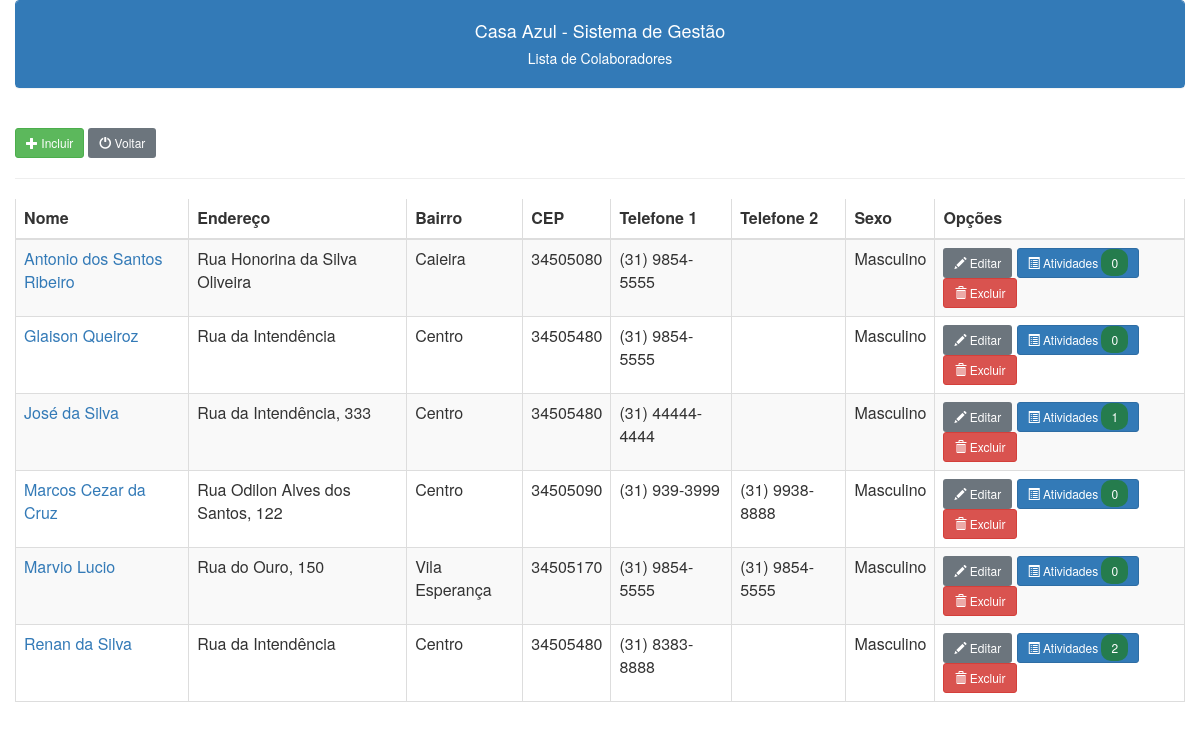
The app's page /instrutores/instrutores_lista.php with its own data.
### tables this page shows
CREATE TABLE IF NOT EXISTS `instrutores` (
  `id` int NOT NULL AUTO_INCREMENT,
  `nome` varchar(150) NOT NULL,
  `cep` char(12) NOT NULL,
  `endereco` varchar(150) DEFAULT NULL,
  `bairro` varchar(100) DEFAULT NULL,
  `escolaridade` varchar(40) DEFAULT NULL,
  `fone1` varchar(20) DEFAULT NULL,
  `fone2` varchar(20) DEFAULT NULL,
  `fone3` varchar(20) DEFAULT NULL,
  `email` varchar(150) DEFAULT NULL,
  `id_curso` int NOT NULL DEFAULT '0',
  `datanasc` date DEFAULT NULL,
  `uf` char(2) NOT NULL,
  `cpf` char(11) NOT NULL,
  `identidade` varchar(20) NOT NULL,
  `cnpj` varchar(18) NOT NULL,
  `cidade` varchar(100) NOT NULL,
  `observacao` blob,
  `banco` char(50) DEFAULT NULL,
  `agencia` char(6) DEFAULT NULL,
  `conta` char(15) DEFAULT NULL,
  `titular` varchar(90) DEFAULT NULL,
  `sexo` char(1) NOT NULL,
  `tipo_conta` varchar(50) NOT NULL DEFAULT '',
  `chave_pix` varchar(100) DEFAULT NULL,
  `id_parceria` int DEFAULT NULL,
  `tipo_vinculacao` varchar(80) DEFAULT NULL,
  PRIMARY KEY (`id`) USING BTREE
);

### instrutores/instrutores_lista.php (the view, shortened to what this page needs)
<?php
include("../conexao.php");
include("../links.php");
$c_sql = "SELECT * FROM instrutores ORDER BY nome";
?>
<!DOCTYPE html>
<html lang="pt-BR">
<head>
</head>
<body>
    <div class="container-fluid">
        <div class="panel panel-primary class">
            <div class="panel-heading text-center">
                <h4>Casa Azul - Sistema de Gestão</h4>
                <h5>Lista de Colaboradores<h5>
            </div>
        </div>
        <br>
        <a class="btn btn-success btn-sm" href="/casaazul/instrutores/instrutores_novo.php"><span class="glyphicon glyphicon-plus"></span> Incluir</a>
        <a class="btn btn-secondary btn-sm" href="/casaazul/menu.php"><span class="glyphicon glyphicon-off"></span> Voltar</a>
        <hr>
        <div class="table-responsive">
            <table class="table table-bordered table-striped tabpessoas">
                <thead class="thead">
                    <tr>
                        <th>Nome</th>
                        <th>Endereço</th>
                        <th>Bairro</th>
                        <th>CEP</th>
                        <th>Telefone 1</th>
                        <th>Telefone 2</th>
                        <th>Sexo</th>
                        <th>Opções</th>
                    </tr>
                </thead>
                <tbody>
                    <?php
                    $result = $conection->query($c_sql);
                    while ($c_linha = $result->fetch_assoc()) {
                        if ($c_linha['sexo'] == 'M')
                            $c_sexo = 'Masculino';
                        else
                            $c_sexo = 'Feminino';
                        $c_sql_atividades = "SELECT COUNT(*) AS qtd_atividades FROM atividades_realizadas WHERE id_instrutor = $c_linha[id]";
                        $result_atividades = $conection->query($c_sql_atividades);
                        $row_atividades = $result_atividades->fetch_assoc();
                        $qtd_atividades = $row_atividades['qtd_atividades'];
                        echo "
                    <tr>
                        <td><a href='/casaazul/instrutores/instrutores_visualizar.php?id=$c_linha[id]'>$c_linha[nome]</a></td>
                        <td>$c_linha[endereco]</td>
                        <td>$c_linha[bairro]</td>
                        <td>$c_linha[cep]</td>
                        <td>$c_linha[fone1]</td>
                        <td>$c_linha[fone2]</td>
                        <td>$c_sexo</td>
                        <td>
                        <a class='btn btn-secondary btn-sm' href='/casaazul/instrutores/instrutores_editar.php?id=$c_linha[id]'><span class='glyphicon glyphicon-pencil'></span> Editar</a>
                        <a class='btn btn-primary btn-sm' href='/casaazul/instrutores/instrutor_atividade.php?id=$c_linha[id]'><span class='glyphicon glyphicon-list-alt'></span> Atividades <span style='background-color: #257c4d; color: white; padding: 5px 10px; border-radius: 10px;'> $qtd_atividades</span></a>
                        <a class='btn btn-danger btn-sm' href='javascript:func()'onclick='confirmacao($c_linha[id])'><span class='glyphicon glyphicon-trash'></span> Excluir</a>
                    </td>
                    </tr>";
                    }
                    ?>
                </tbody>
            </table>
        </div>
    </div>
</body>
</html>

### records on screen
instrutores: nome "Antonio dos Santos Ribeiro", endereco "Rua Honorina da Silva Oliveira", bairro "Caieira", cep "34505080", fone1 "(31) 9854-5555", sexo "Masculino", qtd_atividades "0"
instrutores: nome "Glaison Queiroz", endereco "Rua da Intendência", bairro "Centro", cep "34505480", fone1 "(31) 9854-5555", sexo "Masculino", qtd_atividades "0"
instrutores: nome "José da Silva", endereco "Rua da Intendência, 333", bairro "Centro", cep "34505480", fone1 "(31) 44444-4444", sexo "Masculino", qtd_atividades "1"
instrutores: nome "Marcos Cezar da Cruz", endereco "Rua Odilon Alves dos Santos, 122", bairro "Centro", cep "34505090", fone1 "(31) 939-3999", fone2 "(31) 9938-8888", sexo "Masculino", qtd_atividades "0"
instrutores: nome "Marvio Lucio", endereco "Rua do Ouro, 150", bairro "Vila Esperança", cep "34505170", fone1 "(31) 9854-5555", fone2 "(31) 9854-5555", sexo "Masculino", qtd_atividades "0"
instrutores: nome "Renan da Silva", endereco "Rua da Intendência", bairro "Centro", cep "34505480", fone1 "(31) 8383-8888", sexo "Masculino", qtd_atividades "2"
